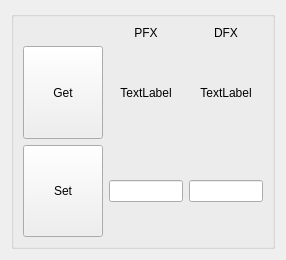
<?xml version="1.0" encoding="UTF-8"?>
<ui version="4.0">
 <class>Form</class>
 <widget class="QWidget" name="Form">
  <property name="geometry">
   <rect>
    <x>0</x>
    <y>0</y>
    <width>286</width>
    <height>260</height>
   </rect>
  </property>
  <property name="windowTitle">
   <string>Form</string>
  </property>
  <layout class="QGridLayout" name="gridLayout_2">
   <item row="0" column="0">
    <widget class="QGroupBox" name="torqueBox">
     <property name="title">
      <string/>
     </property>
     <layout class="QGridLayout" name="gridLayout" rowstretch="0,1,1" columnstretch="0,0,1,1" columnminimumwidth="0,0,0,0">
      <item row="0" column="3">
       <widget class="QLabel" name="dfxText">
        <property name="text">
         <string>DFX</string>
        </property>
        <property name="alignment">
         <set>Qt::AlignCenter</set>
        </property>
       </widget>
      </item>
      <item row="1" column="2">
       <widget class="QLabel" name="pfxLabel">
        <property name="text">
         <string>TextLabel</string>
        </property>
        <property name="alignment">
         <set>Qt::AlignCenter</set>
        </property>
       </widget>
      </item>
      <item row="0" column="2">
       <widget class="QLabel" name="pfxText">
        <property name="text">
         <string>PFX</string>
        </property>
        <property name="alignment">
         <set>Qt::AlignCenter</set>
        </property>
       </widget>
      </item>
      <item row="1" column="1">
       <widget class="QPushButton" name="getTorqueButton">
        <property name="sizePolicy">
         <sizepolicy hsizetype="Minimum" vsizetype="Preferred">
          <horstretch>0</horstretch>
          <verstretch>0</verstretch>
         </sizepolicy>
        </property>
        <property name="text">
         <string>Get</string>
        </property>
       </widget>
      </item>
      <item row="2" column="1">
       <widget class="QPushButton" name="setTorqueButton">
        <property name="sizePolicy">
         <sizepolicy hsizetype="Minimum" vsizetype="Preferred">
          <horstretch>0</horstretch>
          <verstretch>0</verstretch>
         </sizepolicy>
        </property>
        <property name="text">
         <string>Set</string>
        </property>
       </widget>
      </item>
      <item row="2" column="2">
       <widget class="QLineEdit" name="pfxLine">
        <property name="alignment">
         <set>Qt::AlignCenter</set>
        </property>
       </widget>
      </item>
      <item row="1" column="3">
       <widget class="QLabel" name="dfxLabel">
        <property name="text">
         <string>TextLabel</string>
        </property>
        <property name="alignment">
         <set>Qt::AlignCenter</set>
        </property>
       </widget>
      </item>
      <item row="0" column="1">
       <spacer name="horizontalSpacer">
        <property name="orientation">
         <enum>Qt::Horizontal</enum>
        </property>
        <property name="sizeHint" stdset="0">
         <size>
          <width>72</width>
          <height>13</height>
         </size>
        </property>
       </spacer>
      </item>
      <item row="2" column="3">
       <widget class="QLineEdit" name="dfxLine">
        <property name="alignment">
         <set>Qt::AlignCenter</set>
        </property>
       </widget>
      </item>
      <item row="1" column="0">
       <spacer name="verticalSpacer_2">
        <property name="orientation">
         <enum>Qt::Vertical</enum>
        </property>
        <property name="sizeHint" stdset="0">
         <size>
          <width>0</width>
          <height>40</height>
         </size>
        </property>
       </spacer>
      </item>
      <item row="2" column="0">
       <spacer name="verticalSpacer_3">
        <property name="orientation">
         <enum>Qt::Vertical</enum>
        </property>
        <property name="sizeHint" stdset="0">
         <size>
          <width>0</width>
          <height>40</height>
         </size>
        </property>
       </spacer>
      </item>
     </layout>
    </widget>
   </item>
  </layout>
 </widget>
 <resources/>
 <connections/>
</ui>
